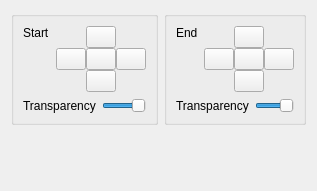
<ui version="4.0" >
 <class>Wipeval_UI</class>
 <widget class="QWidget" name="Wipeval_UI" >
  <property name="geometry" >
   <rect>
    <x>0</x>
    <y>0</y>
    <width>287</width>
    <height>191</height>
   </rect>
  </property>
  <property name="windowTitle" >
   <string>Form</string>
  </property>
  <layout class="QGridLayout" name="gridLayout_5" >
   <item row="0" column="0" >
    <widget class="QGroupBox" name="groupBox" >
     <property name="title" >
      <string/>
     </property>
     <layout class="QGridLayout" name="gridLayout_2" >
      <item row="0" column="0" >
       <widget class="QLabel" name="label_3" >
        <property name="text" >
         <string>Start</string>
        </property>
        <property name="alignment" >
         <set>Qt::AlignLeading|Qt::AlignLeft|Qt::AlignTop</set>
        </property>
       </widget>
      </item>
      <item row="0" column="1" >
       <layout class="QGridLayout" name="gridLayout" >
        <property name="spacing" >
         <number>0</number>
        </property>
        <item row="0" column="1" >
         <widget class="QPushButton" name="start_up" >
          <property name="maximumSize" >
           <size>
            <width>30</width>
            <height>16777215</height>
           </size>
          </property>
          <property name="text" >
           <string/>
          </property>
          <property name="checkable" >
           <bool>true</bool>
          </property>
          <property name="autoExclusive" >
           <bool>true</bool>
          </property>
         </widget>
        </item>
        <item row="1" column="0" >
         <widget class="QPushButton" name="start_left" >
          <property name="maximumSize" >
           <size>
            <width>30</width>
            <height>16777215</height>
           </size>
          </property>
          <property name="text" >
           <string/>
          </property>
          <property name="checkable" >
           <bool>true</bool>
          </property>
          <property name="autoExclusive" >
           <bool>true</bool>
          </property>
         </widget>
        </item>
        <item row="1" column="1" >
         <widget class="QPushButton" name="start_center" >
          <property name="maximumSize" >
           <size>
            <width>30</width>
            <height>16777215</height>
           </size>
          </property>
          <property name="text" >
           <string/>
          </property>
          <property name="checkable" >
           <bool>true</bool>
          </property>
          <property name="autoExclusive" >
           <bool>true</bool>
          </property>
         </widget>
        </item>
        <item row="1" column="2" >
         <widget class="QPushButton" name="start_right" >
          <property name="maximumSize" >
           <size>
            <width>30</width>
            <height>16777215</height>
           </size>
          </property>
          <property name="text" >
           <string/>
          </property>
          <property name="checkable" >
           <bool>true</bool>
          </property>
          <property name="autoExclusive" >
           <bool>true</bool>
          </property>
         </widget>
        </item>
        <item row="2" column="1" >
         <widget class="QPushButton" name="start_down" >
          <property name="maximumSize" >
           <size>
            <width>30</width>
            <height>16777215</height>
           </size>
          </property>
          <property name="text" >
           <string/>
          </property>
          <property name="checkable" >
           <bool>true</bool>
          </property>
          <property name="autoExclusive" >
           <bool>true</bool>
          </property>
         </widget>
        </item>
       </layout>
      </item>
      <item row="1" column="0" colspan="2" >
       <layout class="QHBoxLayout" name="horizontalLayout" >
        <item>
         <widget class="QLabel" name="label" >
          <property name="text" >
           <string>Transparency</string>
          </property>
         </widget>
        </item>
        <item>
         <widget class="QSlider" name="start_transp" >
          <property name="maximum" >
           <number>100</number>
          </property>
          <property name="value" >
           <number>100</number>
          </property>
          <property name="orientation" >
           <enum>Qt::Horizontal</enum>
          </property>
         </widget>
        </item>
       </layout>
      </item>
     </layout>
    </widget>
   </item>
   <item row="0" column="1" >
    <widget class="QGroupBox" name="groupBox_2" >
     <property name="title" >
      <string/>
     </property>
     <layout class="QGridLayout" name="gridLayout_3" >
      <item row="0" column="0" >
       <widget class="QLabel" name="label_4" >
        <property name="text" >
         <string>End</string>
        </property>
        <property name="alignment" >
         <set>Qt::AlignLeading|Qt::AlignLeft|Qt::AlignTop</set>
        </property>
       </widget>
      </item>
      <item row="0" column="1" >
       <layout class="QGridLayout" name="gridLayout_4" >
        <property name="spacing" >
         <number>0</number>
        </property>
        <item row="0" column="1" >
         <widget class="QPushButton" name="end_up" >
          <property name="maximumSize" >
           <size>
            <width>30</width>
            <height>16777215</height>
           </size>
          </property>
          <property name="text" >
           <string/>
          </property>
          <property name="checkable" >
           <bool>true</bool>
          </property>
          <property name="autoExclusive" >
           <bool>true</bool>
          </property>
         </widget>
        </item>
        <item row="1" column="0" >
         <widget class="QPushButton" name="end_left" >
          <property name="maximumSize" >
           <size>
            <width>30</width>
            <height>16777215</height>
           </size>
          </property>
          <property name="text" >
           <string/>
          </property>
          <property name="checkable" >
           <bool>true</bool>
          </property>
          <property name="autoExclusive" >
           <bool>true</bool>
          </property>
         </widget>
        </item>
        <item row="1" column="1" >
         <widget class="QPushButton" name="end_center" >
          <property name="maximumSize" >
           <size>
            <width>30</width>
            <height>16777215</height>
           </size>
          </property>
          <property name="text" >
           <string/>
          </property>
          <property name="checkable" >
           <bool>true</bool>
          </property>
          <property name="autoExclusive" >
           <bool>true</bool>
          </property>
         </widget>
        </item>
        <item row="1" column="2" >
         <widget class="QPushButton" name="end_right" >
          <property name="maximumSize" >
           <size>
            <width>30</width>
            <height>16777215</height>
           </size>
          </property>
          <property name="text" >
           <string/>
          </property>
          <property name="checkable" >
           <bool>true</bool>
          </property>
          <property name="autoExclusive" >
           <bool>true</bool>
          </property>
         </widget>
        </item>
        <item row="2" column="1" >
         <widget class="QPushButton" name="end_down" >
          <property name="maximumSize" >
           <size>
            <width>30</width>
            <height>16777215</height>
           </size>
          </property>
          <property name="text" >
           <string/>
          </property>
          <property name="checkable" >
           <bool>true</bool>
          </property>
          <property name="autoExclusive" >
           <bool>true</bool>
          </property>
         </widget>
        </item>
       </layout>
      </item>
      <item row="1" column="0" colspan="2" >
       <layout class="QHBoxLayout" name="horizontalLayout_2" >
        <item>
         <widget class="QLabel" name="label_2" >
          <property name="text" >
           <string>Transparency</string>
          </property>
         </widget>
        </item>
        <item>
         <widget class="QSlider" name="end_transp" >
          <property name="maximum" >
           <number>100</number>
          </property>
          <property name="value" >
           <number>100</number>
          </property>
          <property name="orientation" >
           <enum>Qt::Horizontal</enum>
          </property>
         </widget>
        </item>
       </layout>
      </item>
     </layout>
    </widget>
   </item>
   <item row="1" column="0" colspan="2" >
    <spacer name="verticalSpacer" >
     <property name="orientation" >
      <enum>Qt::Vertical</enum>
     </property>
     <property name="sizeHint" stdset="0" >
      <size>
       <width>20</width>
       <height>0</height>
      </size>
     </property>
    </spacer>
   </item>
  </layout>
 </widget>
 <resources/>
 <connections/>
</ui>
